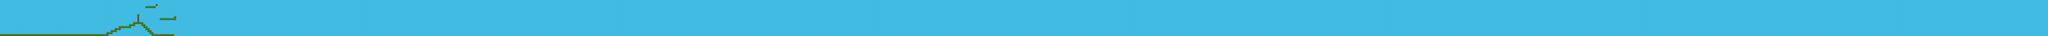

This game map was drawn from its Tiled (.tmx) file and the tilesets committed beside it. A one-line description and the trimmed map source follow:
An orthogonal 1000x18 tile map with 32x32 px tiles, 2 tile layers (Background, Foreground), 1 hidden layer not drawn.

<map version="1.0" tiledversion="1.0.2" orientation="orthogonal" renderorder="right-down" width="1000" height="18" tilewidth="32" tileheight="32" nextobjectid="1">
 <tileset firstgid="1" name="tiles" tilewidth="32" tileheight="32" tilecount="10" columns="10">
  <image source="../sprites/level_0_platforms.png" width="320" height="32" />
 </tileset>
 <layer name="Background" width="1000" height="18">
  <data>[18000 cells, 18000 non-empty, 1 distinct tile ids]</data>
 </layer>
 <layer name="Foreground" width="1000" height="18">
  <data>[18000 cells, 116 non-empty, 1 distinct tile ids]</data>
 </layer>
 <layer name="Curiosities" width="1000" height="18" visible="0">
  <data>[18000 cells, 3 non-empty, 1 distinct tile ids]</data>
 </layer>
</map>
